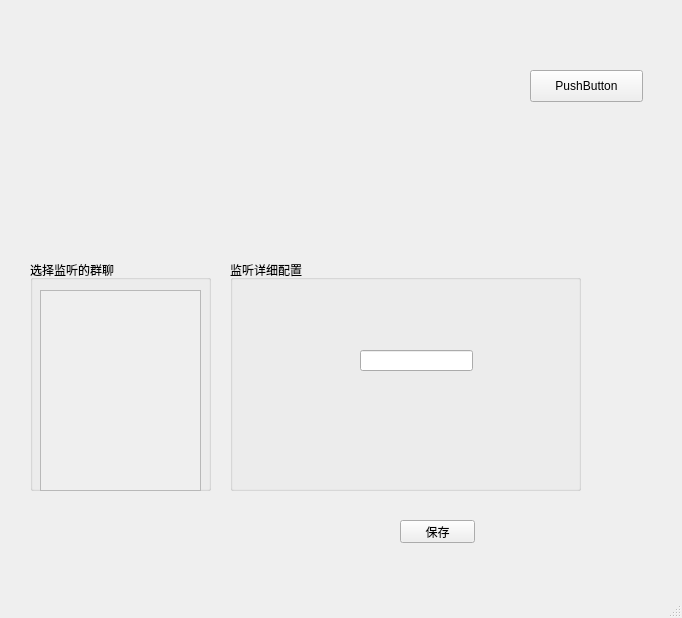
<?xml version="1.0" encoding="UTF-8"?>
<ui version="4.0">
 <class>MainWindow</class>
 <widget class="QMainWindow" name="MainWindow">
  <property name="geometry">
   <rect>
    <x>0</x>
    <y>0</y>
    <width>682</width>
    <height>618</height>
   </rect>
  </property>
  <property name="windowTitle">
   <string>MainWindow</string>
  </property>
  <widget class="QWidget" name="centralwidget">
   <widget class="QGroupBox" name="groupBox">
    <property name="geometry">
     <rect>
      <x>30</x>
      <y>260</y>
      <width>181</width>
      <height>231</height>
     </rect>
    </property>
    <property name="title">
     <string>选择监听的群聊</string>
    </property>
    <widget class="QScrollArea" name="groupNameScroll">
     <property name="geometry">
      <rect>
       <x>10</x>
       <y>30</y>
       <width>161</width>
       <height>201</height>
      </rect>
     </property>
     <property name="widgetResizable">
      <bool>true</bool>
     </property>
     <widget class="QWidget" name="scrollAreaWidgetContents">
      <property name="geometry">
       <rect>
        <x>0</x>
        <y>0</y>
        <width>159</width>
        <height>199</height>
       </rect>
      </property>
     </widget>
    </widget>
   </widget>
   <widget class="QGroupBox" name="groupBox_2">
    <property name="geometry">
     <rect>
      <x>230</x>
      <y>260</y>
      <width>351</width>
      <height>231</height>
     </rect>
    </property>
    <property name="title">
     <string>监听详细配置</string>
    </property>
    <widget class="QLineEdit" name="configId">
     <property name="geometry">
      <rect>
       <x>130</x>
       <y>90</y>
       <width>113</width>
       <height>21</height>
      </rect>
     </property>
    </widget>
   </widget>
   <widget class="QPushButton" name="saveBtn">
    <property name="geometry">
     <rect>
      <x>400</x>
      <y>520</y>
      <width>75</width>
      <height>23</height>
     </rect>
    </property>
    <property name="text">
     <string>保存</string>
    </property>
   </widget>
   <widget class="QPushButton" name="loadBtn">
    <property name="geometry">
     <rect>
      <x>530</x>
      <y>70</y>
      <width>113</width>
      <height>32</height>
     </rect>
    </property>
    <property name="text">
     <string>PushButton</string>
    </property>
   </widget>
   <zorder>groupBox</zorder>
   <zorder>groupBox_2</zorder>
   <zorder>saveBtn</zorder>
   <zorder>loadBtn</zorder>
   <zorder>groupNameScroll</zorder>
  </widget>
  <widget class="QMenuBar" name="menubar">
   <property name="geometry">
    <rect>
     <x>0</x>
     <y>0</y>
     <width>682</width>
     <height>22</height>
    </rect>
   </property>
  </widget>
  <widget class="QStatusBar" name="statusbar"/>
 </widget>
 <resources/>
 <connections/>
</ui>
